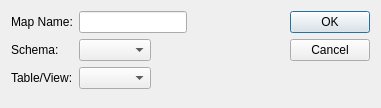
<?xml version="1.0" encoding="UTF-8"?>
<ui version="4.0">
 <class>CSVAddMapInputDialog</class>
 <widget class="QDialog" name="CSVAddMapInputDialog">
  <property name="geometry">
   <rect>
    <x>0</x>
    <y>0</y>
    <width>381</width>
    <height>108</height>
   </rect>
  </property>
  <property name="windowTitle">
   <string>Add Map</string>
  </property>
  <layout class="QHBoxLayout" name="horizontalLayout">
   <item>
    <layout class="QFormLayout" name="formLayout">
     <property name="fieldGrowthPolicy">
      <enum>QFormLayout::FieldsStayAtSizeHint</enum>
     </property>
     <item row="1" column="0">
      <widget class="QLabel" name="_schemaLit">
       <property name="text">
        <string>Schema:</string>
       </property>
      </widget>
     </item>
     <item row="2" column="0">
      <widget class="QLabel" name="_tableLit">
       <property name="text">
        <string>Table/View:</string>
       </property>
      </widget>
     </item>
     <item row="0" column="0">
      <widget class="QLabel" name="_nameLit">
       <property name="text">
        <string>Map Name:</string>
       </property>
      </widget>
     </item>
     <item row="1" column="1">
      <widget class="QComboBox" name="_schema"/>
     </item>
     <item row="2" column="1">
      <widget class="QComboBox" name="_table"/>
     </item>
     <item row="0" column="1">
      <widget class="QLineEdit" name="_name"/>
     </item>
    </layout>
   </item>
   <item>
    <widget class="QDialogButtonBox" name="buttonBox">
     <property name="orientation">
      <enum>Qt::Vertical</enum>
     </property>
     <property name="standardButtons">
      <set>QDialogButtonBox::Cancel|QDialogButtonBox::Ok</set>
     </property>
    </widget>
   </item>
  </layout>
  <zorder>buttonBox</zorder>
  <zorder>formLayoutWidget</zorder>
  <zorder>_nameLit</zorder>
 </widget>
 <tabstops>
  <tabstop>_name</tabstop>
  <tabstop>_schema</tabstop>
  <tabstop>_table</tabstop>
  <tabstop>buttonBox</tabstop>
 </tabstops>
 <resources/>
 <connections>
  <connection>
   <sender>buttonBox</sender>
   <signal>accepted()</signal>
   <receiver>CSVAddMapInputDialog</receiver>
   <slot>accept()</slot>
   <hints>
    <hint type="sourcelabel">
     <x>248</x>
     <y>254</y>
    </hint>
    <hint type="destinationlabel">
     <x>157</x>
     <y>274</y>
    </hint>
   </hints>
  </connection>
  <connection>
   <sender>buttonBox</sender>
   <signal>rejected()</signal>
   <receiver>CSVAddMapInputDialog</receiver>
   <slot>reject()</slot>
   <hints>
    <hint type="sourcelabel">
     <x>316</x>
     <y>260</y>
    </hint>
    <hint type="destinationlabel">
     <x>286</x>
     <y>274</y>
    </hint>
   </hints>
  </connection>
 </connections>
</ui>
